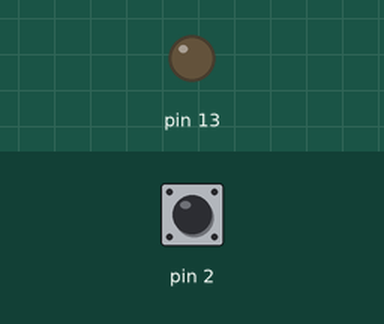
This sketch was run on a simulated Arduino Uno, built with avr-gcc and run on an emulated ATmega328P. Shown: output pins drawn as LEDs (lit = HIGH). The test bench sets the inputs (shaded band); at power-on: pin 2 HIGH. What the sketch prints to the serial monitor is not drawn.

Above: at 1.2 s.
1.3 s: pin 2 pulled LOW for 0.15 s
At 1.38 s:
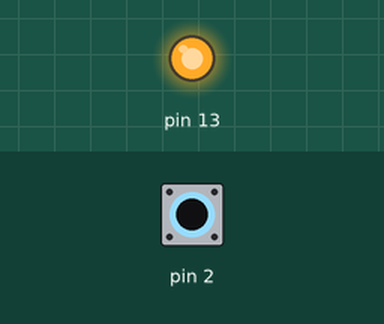
2.9 s: pin 2 pulled LOW for 3.2 s
At 7.2 s:
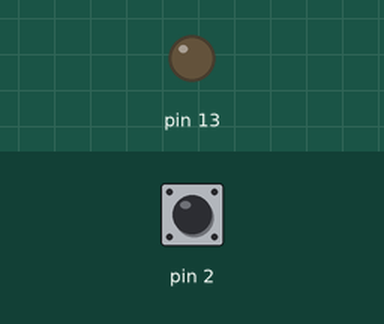
Timing chart, 0 to 8.7 s (numbered marks = the images above; inputs shaded):
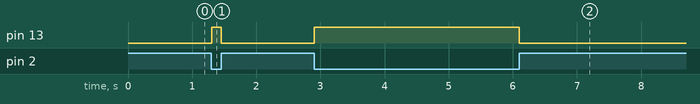

Measured:
- after the input at 1.3 s, pin 13: LOW → HIGH at once, → LOW 0.15 s later
- after the input at 2.9 s, pin 13: LOW → HIGH at once, → LOW 3.2 s later

The sketch:

DigitalInputPullup.ino
```cpp
/*
  Input Pull-up Serial

  This example demonstrates the use of pinMode(INPUT_PULLUP). It reads a digital
  input on pin 2 and prints the results to the Serial Monitor.

  The circuit:
  - momentary switch attached from pin 2 to ground
  - built-in LED on pin 13

  Unlike pinMode(INPUT), there is no pull-down resistor necessary. An internal
  20K-ohm resistor is pulled to 5V. This configuration causes the input to read
  HIGH when the switch is open, and LOW when it is closed.

*/

void setup() {
  //start serial connection
  Serial.begin(9600);
  //configure pin 2 as an input and enable the internal pull-up resistor
  pinMode(2, INPUT_PULLUP);
  pinMode(13, OUTPUT);

}

void loop() {
  //read the pushbutton value into a variable
  int sensorVal = digitalRead(2);
  //print out the value of the pushbutton
  Serial.println(sensorVal);

  // Keep in mind the pull-up means the pushbutton's logic is inverted. It goes
  // HIGH when it's open, and LOW when it's pressed. Turn on pin 13 when the
  // button's pressed, and off when it's not:
  if (sensorVal == HIGH) {
    digitalWrite(13, LOW);
  } else {
    digitalWrite(13, HIGH);
  }
}
```
